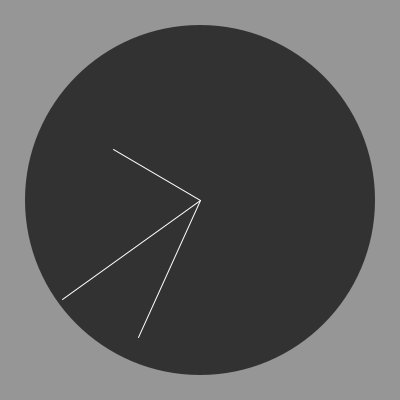
Frame 1 (no input)
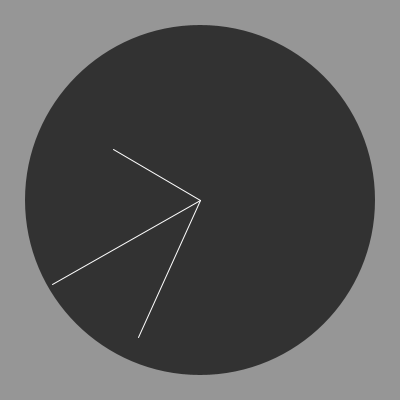
Frame 60 (the mouse pressed at the canvas centre just before this capture)
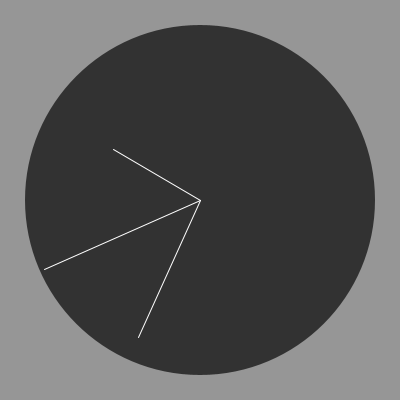
Frame 120 (the mouse held since frame 60 and released just before this capture)

The Processing sketch that drew these frames (run headless with seeded random() and noise(); from frame 60 on, the mouse is pressed at the canvas centre):

// Processing sketch: clock
// ── clock.pde
void setup(){
size(400, 400);
}
void draw(){
  background(150);
  translate(width/2, height/2);
  rotate(radians(270));
  fill(50);
  noStroke();
  ellipse(0, 0, 350, 350);
  stroke(255);
  float unit=second()*PI/30;
  float unitm=minute()*PI/30;
  float unith=hour()*PI/12;
  line(0, 0, 170*cos(unit), 170*sin(unit));
  line(0, 0, 150*cos(unitm), 150*sin(unitm));
  line(0, 0, 100*cos(unith), 100*sin(unith));  
}
